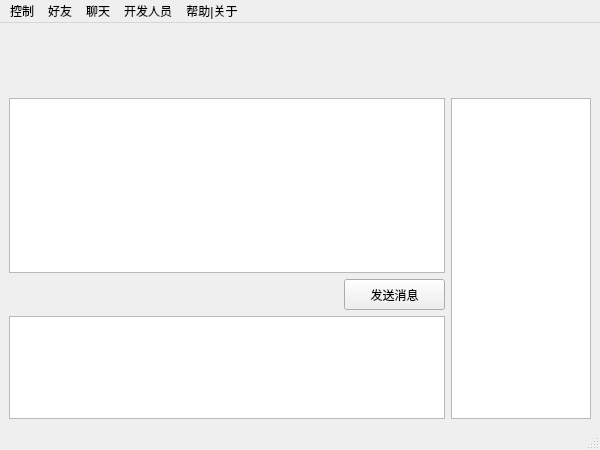
<?xml version="1.0" encoding="UTF-8"?>
<ui version="4.0">
 <class>MainWidget</class>
 <widget class="QMainWindow" name="MainWidget">
  <property name="geometry">
   <rect>
    <x>0</x>
    <y>0</y>
    <width>600</width>
    <height>450</height>
   </rect>
  </property>
  <property name="windowTitle">
   <string>MainWindow</string>
  </property>
  <widget class="QWidget" name="centralwidget">
   <layout class="QVBoxLayout" name="verticalLayout_2">
    <item>
     <layout class="QHBoxLayout" name="horizontalLayout_3">
      <item>
       <widget class="QLabel" name="MyLogo">
        <property name="minimumSize">
         <size>
          <width>60</width>
          <height>60</height>
         </size>
        </property>
        <property name="maximumSize">
         <size>
          <width>60</width>
          <height>60</height>
         </size>
        </property>
        <property name="text">
         <string/>
        </property>
       </widget>
      </item>
      <item>
       <widget class="QLabel" name="LMyName">
        <property name="text">
         <string/>
        </property>
       </widget>
      </item>
      <item>
       <spacer name="horizontalSpacer_2">
        <property name="orientation">
         <enum>Qt::Horizontal</enum>
        </property>
        <property name="sizeHint" stdset="0">
         <size>
          <width>40</width>
          <height>20</height>
         </size>
        </property>
       </spacer>
      </item>
     </layout>
    </item>
    <item>
     <layout class="QHBoxLayout" name="horizontalLayout_2">
      <item>
       <layout class="QVBoxLayout" name="verticalLayout">
        <item>
         <widget class="QTextBrowser" name="MsgArea">
          <property name="acceptRichText">
           <bool>true</bool>
          </property>
         </widget>
        </item>
        <item>
         <layout class="QHBoxLayout" name="horizontalLayout">
          <item>
           <spacer name="horizontalSpacer">
            <property name="orientation">
             <enum>Qt::Horizontal</enum>
            </property>
            <property name="sizeHint" stdset="0">
             <size>
              <width>40</width>
              <height>20</height>
             </size>
            </property>
           </spacer>
          </item>
          <item>
           <widget class="QPushButton" name="DoSend">
            <property name="minimumSize">
             <size>
              <width>101</width>
              <height>31</height>
             </size>
            </property>
            <property name="maximumSize">
             <size>
              <width>101</width>
              <height>31</height>
             </size>
            </property>
            <property name="text">
             <string>发送消息</string>
            </property>
           </widget>
          </item>
         </layout>
        </item>
        <item>
         <widget class="QTextEdit" name="MsgEdit">
          <property name="maximumSize">
           <size>
            <width>16777215</width>
            <height>120</height>
           </size>
          </property>
         </widget>
        </item>
       </layout>
      </item>
      <item>
       <widget class="QListWidget" name="UListWidget">
        <property name="minimumSize">
         <size>
          <width>140</width>
          <height>0</height>
         </size>
        </property>
        <property name="maximumSize">
         <size>
          <width>140</width>
          <height>16777215</height>
         </size>
        </property>
        <property name="selectionMode">
         <enum>QAbstractItemView::MultiSelection</enum>
        </property>
       </widget>
      </item>
     </layout>
    </item>
   </layout>
  </widget>
  <widget class="QMenuBar" name="menubar">
   <property name="geometry">
    <rect>
     <x>0</x>
     <y>0</y>
     <width>600</width>
     <height>25</height>
    </rect>
   </property>
   <widget class="QMenu" name="menu">
    <property name="title">
     <string>控制</string>
    </property>
    <addaction name="ActMinSize"/>
    <addaction name="ActTray"/>
    <addaction name="separator"/>
    <addaction name="ActQuit"/>
   </widget>
   <widget class="QMenu" name="menu_2">
    <property name="title">
     <string>好友</string>
    </property>
    <addaction name="ActRefresh"/>
    <addaction name="ActChat"/>
    <addaction name="separator"/>
    <addaction name="ActUserInfo"/>
   </widget>
   <widget class="QMenu" name="menu_3">
    <property name="title">
     <string>聊天</string>
    </property>
    <addaction name="ActSend"/>
    <addaction name="ActClear"/>
    <addaction name="separator"/>
    <addaction name="ActChatLog"/>
   </widget>
   <widget class="QMenu" name="menu_4">
    <property name="title">
     <string>开发人员</string>
    </property>
    <addaction name="separator"/>
    <addaction name="ActDebugOut"/>
    <addaction name="ActOptionFile"/>
    <addaction name="separator"/>
    <addaction name="ActSource"/>
    <addaction name="ActProtocol"/>
    <addaction name="ActDevBBS"/>
   </widget>
   <widget class="QMenu" name="menu_5">
    <property name="title">
     <string>帮助|关于</string>
    </property>
    <addaction name="ActAbout"/>
    <addaction name="ActMember"/>
    <addaction name="ActABoutQt"/>
    <addaction name="ActVer"/>
    <addaction name="separator"/>
    <addaction name="ActJyboxIndex"/>
    <addaction name="ActCheckNew"/>
    <addaction name="ActUserBBS"/>
   </widget>
   <addaction name="menu"/>
   <addaction name="menu_2"/>
   <addaction name="menu_3"/>
   <addaction name="menu_4"/>
   <addaction name="menu_5"/>
  </widget>
  <widget class="QStatusBar" name="statusbar"/>
  <action name="ActMinSize">
   <property name="text">
    <string>最小化</string>
   </property>
   <property name="iconVisibleInMenu">
    <bool>false</bool>
   </property>
  </action>
  <action name="ActTray">
   <property name="text">
    <string>隐藏到任务栏</string>
   </property>
   <property name="toolTip">
    <string>隐藏到通知区域</string>
   </property>
  </action>
  <action name="ActQuit">
   <property name="text">
    <string>退出</string>
   </property>
  </action>
  <action name="ActRefresh">
   <property name="text">
    <string>刷新在线列表</string>
   </property>
  </action>
  <action name="ActChat">
   <property name="text">
    <string>打开私聊窗口</string>
   </property>
  </action>
  <action name="ActUserInfo">
   <property name="icon">
    <iconset resource="res.qrc">
     <normaloff>:/Act/images/web.png</normaloff>:/Act/images/web.png</iconset>
   </property>
   <property name="text">
    <string>查看选中好友的资料</string>
   </property>
  </action>
  <action name="ActSend">
   <property name="text">
    <string>发送消息</string>
   </property>
  </action>
  <action name="ActClear">
   <property name="text">
    <string>清屏</string>
   </property>
  </action>
  <action name="ActDebugOut">
   <property name="text">
    <string>打开调试输出</string>
   </property>
  </action>
  <action name="ActOptionFile">
   <property name="text">
    <string>配置文件</string>
   </property>
  </action>
  <action name="ActSource">
   <property name="icon">
    <iconset resource="res.qrc">
     <normaloff>:/Act/images/web.png</normaloff>:/Act/images/web.png</iconset>
   </property>
   <property name="text">
    <string>项目开发主页(源代码)</string>
   </property>
   <property name="iconVisibleInMenu">
    <bool>true</bool>
   </property>
  </action>
  <action name="ActProtocol">
   <property name="icon">
    <iconset resource="res.qrc">
     <normaloff>:/Act/images/web.png</normaloff>:/Act/images/web.png</iconset>
   </property>
   <property name="text">
    <string>0.1版通讯协议</string>
   </property>
   <property name="iconVisibleInMenu">
    <bool>true</bool>
   </property>
  </action>
  <action name="ActDevBBS">
   <property name="icon">
    <iconset resource="res.qrc">
     <normaloff>:/Act/images/web.png</normaloff>:/Act/images/web.png</iconset>
   </property>
   <property name="text">
    <string>开发人员论坛</string>
   </property>
   <property name="iconVisibleInMenu">
    <bool>true</bool>
   </property>
  </action>
  <action name="ActAbout">
   <property name="icon">
    <iconset resource="res.qrc">
     <normaloff>:/Act/images/web.png</normaloff>:/Act/images/web.png</iconset>
   </property>
   <property name="text">
    <string>零毫秒是什么？</string>
   </property>
   <property name="iconVisibleInMenu">
    <bool>true</bool>
   </property>
  </action>
  <action name="ActMember">
   <property name="text">
    <string>合作开发人员名单</string>
   </property>
  </action>
  <action name="ActABoutQt">
   <property name="text">
    <string>感谢Qt</string>
   </property>
  </action>
  <action name="ActVer">
   <property name="text">
    <string>版本信息</string>
   </property>
  </action>
  <action name="ActJyboxIndex">
   <property name="icon">
    <iconset resource="res.qrc">
     <normaloff>:/Act/images/web.png</normaloff>:/Act/images/web.png</iconset>
   </property>
   <property name="text">
    <string>精英盒子主页</string>
   </property>
   <property name="iconVisibleInMenu">
    <bool>true</bool>
   </property>
  </action>
  <action name="ActCheckNew">
   <property name="icon">
    <iconset resource="res.qrc">
     <normaloff>:/Act/images/web.png</normaloff>:/Act/images/web.png</iconset>
   </property>
   <property name="text">
    <string>检查新版本</string>
   </property>
   <property name="iconVisibleInMenu">
    <bool>true</bool>
   </property>
  </action>
  <action name="ActUserBBS">
   <property name="icon">
    <iconset resource="res.qrc">
     <normaloff>:/Act/images/web.png</normaloff>:/Act/images/web.png</iconset>
   </property>
   <property name="text">
    <string>用户论坛</string>
   </property>
   <property name="iconVisibleInMenu">
    <bool>true</bool>
   </property>
  </action>
  <action name="ActChatLog">
   <property name="text">
    <string>聊天记录</string>
   </property>
  </action>
 </widget>
 <resources>
  <include location="res.qrc"/>
 </resources>
 <connections>
  <connection>
   <sender>ActMinSize</sender>
   <signal>triggered()</signal>
   <receiver>MainWidget</receiver>
   <slot>showMinimized()</slot>
   <hints>
    <hint type="sourcelabel">
     <x>-1</x>
     <y>-1</y>
    </hint>
    <hint type="destinationlabel">
     <x>299</x>
     <y>224</y>
    </hint>
   </hints>
  </connection>
  <connection>
   <sender>ActUserBBS</sender>
   <signal>triggered()</signal>
   <receiver>ActDevBBS</receiver>
   <slot>trigger()</slot>
   <hints>
    <hint type="sourcelabel">
     <x>-1</x>
     <y>-1</y>
    </hint>
    <hint type="destinationlabel">
     <x>-1</x>
     <y>-1</y>
    </hint>
   </hints>
  </connection>
  <connection>
   <sender>ActSend</sender>
   <signal>triggered()</signal>
   <receiver>DoSend</receiver>
   <slot>click()</slot>
   <hints>
    <hint type="sourcelabel">
     <x>-1</x>
     <y>-1</y>
    </hint>
    <hint type="destinationlabel">
     <x>391</x>
     <y>296</y>
    </hint>
   </hints>
  </connection>
  <connection>
   <sender>ActClear</sender>
   <signal>triggered()</signal>
   <receiver>MsgArea</receiver>
   <slot>clear()</slot>
   <hints>
    <hint type="sourcelabel">
     <x>-1</x>
     <y>-1</y>
    </hint>
    <hint type="destinationlabel">
     <x>226</x>
     <y>188</y>
    </hint>
   </hints>
  </connection>
 </connections>
</ui>
